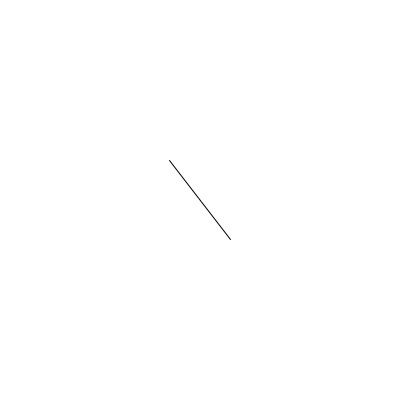
Frame 1 (no input)
Frame 60 (the mouse pressed at the canvas centre just before this capture): identical to frame 1, image omitted
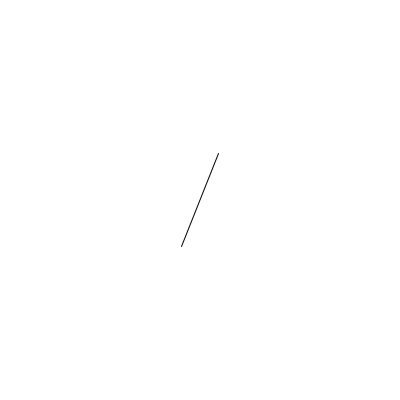
Frame 120 (the mouse held since frame 60 and released just before this capture)

The Processing sketch that drew these frames (run headless with seeded random() and noise(); from frame 60 on, the mouse is pressed at the canvas centre):

// Processing sketch: code1124
// ── code1124.pde
/* Trig Rotation Expressions
 -mouse press to rotate 
Special thanks to kirupa.com*/

float[] x = new float[2];
float[] y = new float[2];
float[] newX = new float[2];
float[] newY = new float[2];
float theta;

void setup(){
  size(400, 400);
  float t = random(TWO_PI);
  /* I used the simple trig rotation form 
   to generate the original line coords */
  x[0] = cos(t)*-50;
  y[0] = sin(t)*-50;
  x[1] = cos(t)*50;
  y[1] = sin(t)*50;
}

void draw(){
  background(255);
  translate(width/2, height/2);
  /* I used the longer trig rotation form to 
   rotate based on the exisiting rotation */
  newX[0]  = cos(theta)*x[0] - sin(theta)*y[0];
  newY[0]  = cos(theta)*y[0] + sin(theta)*x[0];
  newX[1]  = cos(theta)*x[1] - sin(theta)*y[1];
  newY[1]  = cos(theta)*y[1] + sin(theta)*x[1];
  line(newX[0], newY[0], newX[1], newY[1]);
  // to rotate
  if (mousePressed){
    theta += radians(1);
  }
}
